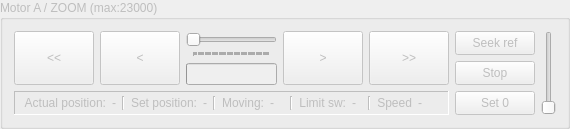
     <widget class="QGroupBox" name="group_a">
      <property name="enabled">
       <bool>false</bool>
      </property>
      <property name="autoFillBackground">
       <bool>false</bool>
      </property>
      <property name="styleSheet">
       <string notr="true"/>
      </property>
      <property name="title">
       <string>Motor A / ZOOM (max:23000)</string>
      </property>
      <layout class="QGridLayout" name="gridLayout">
       <item row="0" column="0">
        <layout class="QHBoxLayout" name="horizontalLayout">
         <item>
          <widget class="QPushButton" name="btn_a_left">
           <property name="sizePolicy">
            <sizepolicy hsizetype="Minimum" vsizetype="Expanding">
             <horstretch>0</horstretch>
             <verstretch>0</verstretch>
            </sizepolicy>
           </property>
           <property name="text">
            <string>&lt;&lt;</string>
           </property>
           <property name="autoRepeat">
            <bool>true</bool>
           </property>
           <property name="autoRepeatInterval">
            <number>50</number>
           </property>
          </widget>
         </item>
         <item>
          <widget class="QPushButton" name="btn_a_left_fine">
           <property name="sizePolicy">
            <sizepolicy hsizetype="Minimum" vsizetype="Expanding">
             <horstretch>0</horstretch>
             <verstretch>0</verstretch>
            </sizepolicy>
           </property>
           <property name="text">
            <string>&lt;</string>
           </property>
           <property name="autoRepeat">
            <bool>true</bool>
           </property>
           <property name="autoRepeatInterval">
            <number>50</number>
           </property>
          </widget>
         </item>
         <item>
          <layout class="QVBoxLayout" name="verticalLayout">
           <item>
            <widget class="QSlider" name="slider_a">
             <property name="sizePolicy">
              <sizepolicy hsizetype="Expanding" vsizetype="Minimum">
               <horstretch>0</horstretch>
               <verstretch>0</verstretch>
              </sizepolicy>
             </property>
             <property name="maximum">
              <number>65535</number>
             </property>
             <property name="orientation">
              <enum>Qt::Horizontal</enum>
             </property>
             <property name="tickPosition">
              <enum>QSlider::TicksBelow</enum>
             </property>
             <property name="tickInterval">
              <number>1000</number>
             </property>
            </widget>
           </item>
           <item>
            <widget class="QProgressBar" name="progress_a">
             <property name="maximum">
              <number>65535</number>
             </property>
             <property name="value">
              <number>0</number>
             </property>
             <property name="textVisible">
              <bool>false</bool>
             </property>
            </widget>
           </item>
          </layout>
         </item>
         <item>
          <widget class="QPushButton" name="btn_a_right_fine">
           <property name="sizePolicy">
            <sizepolicy hsizetype="Minimum" vsizetype="Expanding">
             <horstretch>0</horstretch>
             <verstretch>0</verstretch>
            </sizepolicy>
           </property>
           <property name="text">
            <string>&gt;</string>
           </property>
           <property name="autoRepeat">
            <bool>true</bool>
           </property>
           <property name="autoRepeatInterval">
            <number>50</number>
           </property>
          </widget>
         </item>
         <item>
          <widget class="QPushButton" name="btn_a_right">
           <property name="sizePolicy">
            <sizepolicy hsizetype="Minimum" vsizetype="Expanding">
             <horstretch>0</horstretch>
             <verstretch>0</verstretch>
            </sizepolicy>
           </property>
           <property name="text">
            <string>&gt;&gt;</string>
           </property>
           <property name="autoRepeat">
            <bool>true</bool>
           </property>
           <property name="autoRepeatInterval">
            <number>50</number>
           </property>
          </widget>
         </item>
        </layout>
       </item>
       <item row="0" column="1" rowspan="2">
        <layout class="QVBoxLayout" name="verticalLayout_2">
         <item>
          <widget class="QPushButton" name="btn_a_seek">
           <property name="sizePolicy">
            <sizepolicy hsizetype="Minimum" vsizetype="Expanding">
             <horstretch>0</horstretch>
             <verstretch>0</verstretch>
            </sizepolicy>
           </property>
           <property name="text">
            <string>Seek ref</string>
           </property>
          </widget>
         </item>
         <item>
          <widget class="QPushButton" name="btn_a_stop">
           <property name="sizePolicy">
            <sizepolicy hsizetype="Minimum" vsizetype="Expanding">
             <horstretch>0</horstretch>
             <verstretch>0</verstretch>
            </sizepolicy>
           </property>
           <property name="text">
            <string>Stop</string>
           </property>
          </widget>
         </item>
         <item>
          <widget class="QPushButton" name="btn_a_0">
           <property name="sizePolicy">
            <sizepolicy hsizetype="Minimum" vsizetype="Expanding">
             <horstretch>0</horstretch>
             <verstretch>0</verstretch>
            </sizepolicy>
           </property>
           <property name="text">
            <string>Set 0</string>
           </property>
          </widget>
         </item>
        </layout>
       </item>
       <item row="1" column="0">
        <widget class="QFrame" name="frame">
         <property name="frameShape">
          <enum>QFrame::Panel</enum>
         </property>
         <property name="frameShadow">
          <enum>QFrame::Sunken</enum>
         </property>
         <layout class="QHBoxLayout" name="horizontalLayout_7">
          <property name="topMargin">
           <number>4</number>
          </property>
          <property name="bottomMargin">
           <number>4</number>
          </property>
          <item>
           <layout class="QHBoxLayout" name="horizontalLayout_2">
            <item>
             <widget class="QLabel" name="label_a_1">
              <property name="text">
               <string>Actual position:</string>
              </property>
              <property name="alignment">
               <set>Qt::AlignRight|Qt::AlignTrailing|Qt::AlignVCenter</set>
              </property>
             </widget>
            </item>
            <item>
             <widget class="QLabel" name="label_a_pos">
              <property name="text">
               <string>-</string>
              </property>
             </widget>
            </item>
           </layout>
          </item>
          <item>
           <widget class="Line" name="line">
            <property name="orientation">
             <enum>Qt::Vertical</enum>
            </property>
           </widget>
          </item>
          <item>
           <layout class="QHBoxLayout" name="horizontalLayout_8">
            <item>
             <widget class="QLabel" name="label_a_4">
              <property name="text">
               <string>Set position:</string>
              </property>
              <property name="alignment">
               <set>Qt::AlignRight|Qt::AlignTrailing|Qt::AlignVCenter</set>
              </property>
             </widget>
            </item>
            <item>
             <widget class="QLabel" name="label_a_setpos">
              <property name="text">
               <string>-</string>
              </property>
             </widget>
            </item>
           </layout>
          </item>
          <item>
           <widget class="Line" name="line_2">
            <property name="orientation">
             <enum>Qt::Vertical</enum>
            </property>
           </widget>
          </item>
          <item>
           <layout class="QHBoxLayout" name="horizontalLayout_5">
            <item>
             <widget class="QLabel" name="label_a_2">
              <property name="text">
               <string>Moving:</string>
              </property>
              <property name="alignment">
               <set>Qt::AlignRight|Qt::AlignTrailing|Qt::AlignVCenter</set>
              </property>
             </widget>
            </item>
            <item>
             <widget class="QLabel" name="label_a_status">
              <property name="text">
               <string>-</string>
              </property>
             </widget>
            </item>
           </layout>
          </item>
          <item>
           <widget class="Line" name="line_3">
            <property name="orientation">
             <enum>Qt::Vertical</enum>
            </property>
           </widget>
          </item>
          <item>
           <layout class="QHBoxLayout" name="horizontalLayout_6">
            <item>
             <widget class="QLabel" name="label_a_3">
              <property name="text">
               <string>Limit sw:</string>
              </property>
              <property name="alignment">
               <set>Qt::AlignRight|Qt::AlignTrailing|Qt::AlignVCenter</set>
              </property>
             </widget>
            </item>
            <item>
             <widget class="QLabel" name="label_a_limitsw">
              <property name="text">
               <string>-</string>
              </property>
             </widget>
            </item>
           </layout>
          </item>
          <item>
           <widget class="Line" name="line_10">
            <property name="orientation">
             <enum>Qt::Vertical</enum>
            </property>
           </widget>
          </item>
          <item>
           <layout class="QHBoxLayout" name="horizontalLayout_16">
            <item>
             <widget class="QLabel" name="label_a_14">
              <property name="text">
               <string>Speed</string>
              </property>
              <property name="alignment">
               <set>Qt::AlignRight|Qt::AlignTrailing|Qt::AlignVCenter</set>
              </property>
             </widget>
            </item>
            <item>
             <widget class="QLabel" name="label_a_speed">
              <property name="text">
               <string>-</string>
              </property>
             </widget>
            </item>
           </layout>
          </item>
         </layout>
        </widget>
       </item>
       <item row="0" column="2" rowspan="2">
        <widget class="QSlider" name="slider_a_speed">
         <property name="minimum">
          <number>400</number>
         </property>
         <property name="maximum">
          <number>4000</number>
         </property>
         <property name="orientation">
          <enum>Qt::Vertical</enum>
         </property>
        </widget>
       </item>
      </layout>
      <zorder></zorder>
      <zorder>frame</zorder>
      <zorder></zorder>
      <zorder>slider_a_speed</zorder>
     </widget>
